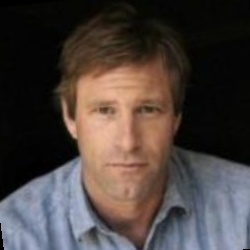
#> input picture Backend/dataset/Aaron_Eckhart/Aaron_Eckhart_0001.jpg, 250 x 250 px
$ python -i occlusion_detection.py   (imports and definitions only)   (older library calls are emulated)
#> lines starting #> are read from the running program, lines starting #| are printed output that depends on the picture
# occlusion_detection.py

import cv2
import numpy as np
from sklearn.decomposition import PCA
from sklearn.svm import SVC
import os
import pickle


class OcclusionDetector:
    def __init__(self, model_path=None):
        self.pca = PCA(n_components=30)
        self.upper_classifier = None  # For eyes/glasses region
        self.lower_classifier = None  # For mouth/beard region

        # Load pre-trained models if available
        if model_path and os.path.exists(model_path):
            try:
                with open(model_path, 'rb') as f:
                    models = pickle.load(f)
                    self.pca = models['pca']
                    self.upper_classifier = models['upper_classifier']
                    self.lower_classifier = models['lower_classifier']
                print(f"✅ Loaded occlusion models from {model_path}")
            except Exception as e:
                print(f"⚠️ Error loading models from {model_path}: {e}")

    # [26 lines left out: function extract_gabor_features, not called in this run]

    def extract_multi_scale_gabor_features(self, img_patch, scales=[1.0]):  # Single scale only
        """Simplified Gabor features to match training"""
        try:
            if len(img_patch.shape) == 3:
                img_patch = cv2.cvtColor(img_patch, cv2.COLOR_RGB2GRAY)

            # Resize to fixed size
            img_patch = cv2.resize(img_patch, (64, 64))

            gabor_features = []
            # Reduced parameters to match training
            for theta in np.arange(0, np.pi, np.pi / 4):  # 4 orientations
                for sigma in [3, 5]:  # 2 scales
                    for lambd in [10, 15]:  # 2 wavelengths
                        try:
                            kernel = cv2.getGaborKernel((21, 21), sigma, theta, lambd, 0.5, 0, ktype=cv2.CV_32F)
                            filtered = cv2.filter2D(img_patch, cv2.CV_8UC3, kernel)

                            # Only basic features (2 per filter)
                            gabor_features.append(np.mean(filtered))
                            gabor_features.append(np.std(filtered))
                        except:
                            gabor_features.extend([0.0, 0.0])

            return np.array(gabor_features)  # Should be 4*2*2*2 = 32 features
        except Exception as e:
            print(f"Error in extract_multi_scale_gabor_features: {e}")
            return np.zeros(32)  # Return exactly 32 features

    # [192 lines left out: functions train, detect_occlusions, detect_occlusions_enhanced, create_occlusion_mask, not called in this run]

    def create_hierarchical_occlusion_mask(self, face_img):
        """Create detailed occlusion mask with hierarchical regions"""
        try:
            h, w = face_img.shape[:2]
            mask = np.zeros((h, w), dtype=np.float32)

            # Define facial regions more precisely
            regions = {
                'forehead': (0, h // 4, 0, w),
                'eyes': (h // 4, h // 2, 0, w),
                'nose': (h // 3, 2 * h // 3, w // 3, 2 * w // 3),
                'mouth': (2 * h // 3, h, w // 4, 3 * w // 4),
                'left_cheek': (h // 3, 2 * h // 3, 0, w // 3),
                'right_cheek': (h // 3, 2 * h // 3, 2 * w // 3, w),
                'chin': (3 * h // 4, h, 0, w)
            }

            # Analyze each region separately
            for region_name, (y1, y2, x1, x2) in regions.items():
                # Ensure coordinates are within bounds
                y1, y2 = max(0, y1), min(h, y2)
                x1, x2 = max(0, x1), min(w, x2)

                if y2 <= y1 or x2 <= x1:
                    continue

                region_patch = face_img[y1:y2, x1:x2]

                if region_patch.size > 0:
                    # Extract features for this region
                    features = self.extract_multi_scale_gabor_features(region_patch)
                    if features.size == 0:
                        continue

                    features = features.reshape(1, -1)

                    # Use appropriate classifier based on region
                    if region_name in ['forehead', 'eyes']:
                        features_pca = self.pca.transform(features)
                        occlusion_prob = self.upper_classifier.predict_proba(features_pca)[0][1]
                    else:
                        features_pca = self.pca.transform(features)
                        occlusion_prob = self.lower_classifier.predict_proba(features_pca)[0][1]

                    # Fill mask with probability values
                    mask[y1:y2, x1:x2] = occlusion_prob

            # Apply adaptive thresholding
            adaptive_threshold = 0.5
            binary_mask = (mask > adaptive_threshold).astype(np.uint8)

            # Enhanced MRF-like refinement
            kernel_open = np.ones((3, 3), np.uint8)
            kernel_close = np.ones((7, 7), np.uint8)

            # Remove small noise
            binary_mask = cv2.morphologyEx(binary_mask, cv2.MORPH_OPEN, kernel_open)
            # Fill small holes
            binary_mask = cv2.morphologyEx(binary_mask, cv2.MORPH_CLOSE, kernel_close)

            # Apply Gaussian smoothing for soft boundaries
            binary_mask = cv2.GaussianBlur(binary_mask.astype(np.float32), (5, 5), 1.0)

            return binary_mask, mask  # Return both binary and probability masks
        except Exception as e:
            print(f"Error in create_hierarchical_occlusion_mask: {e}")
            h, w = face_img.shape[:2]
            dummy_mask = np.zeros((h, w), dtype=np.float32)
            return dummy_mask, dummy_mask

    # [78 lines left out: functions extract_selective_lgbphs, test_occlusion_detector, not called in this run]


# [2 lines not run here, left out]

>>> import cv2
>>> picture = cv2.cvtColor(cv2.imread('../dataset/Aaron_Eckhart/Aaron_Eckhart_0001.jpg'), cv2.COLOR_BGR2RGB)
>>> result = OcclusionDetector().create_hierarchical_occlusion_mask(picture)
#> the loop in create_hierarchical_occlusion_mask, `for region_name, (y1, y2, x1, x2) in regions.items():` made 1 pass
#> pass 1, in create_hierarchical_occlusion_mask, `region_patch = face_img[y1:y2, x1:x2]`:
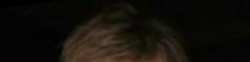
#> region_patch: shape (62, 250, 3); mean R, G, B 18.6, 15.4, 10.1
#> pass 1, in extract_multi_scale_gabor_features, `img_patch = cv2.cvtColor(img_patch, cv2.COLOR_RGB2GRAY)`:
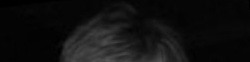
#> img_patch: shape (62, 250); min 0, max 85, mean 15.8
#> pass 1, in extract_multi_scale_gabor_features, `img_patch = cv2.resize(img_patch, (64, 64))`:
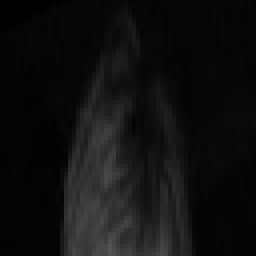
#> img_patch: shape (64, 64) (shown 4 times larger); min 0, max 85, mean 15.7
#> after the loop in create_hierarchical_occlusion_mask, `for region_name, (y1, y2, x1, x2) in regions.items():`: mask: shape (250, 250) float32; every value is 0
